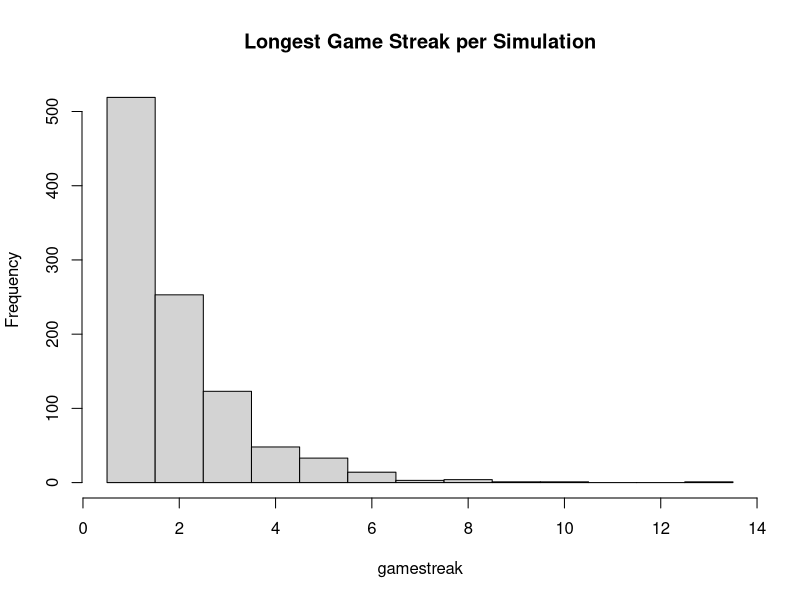
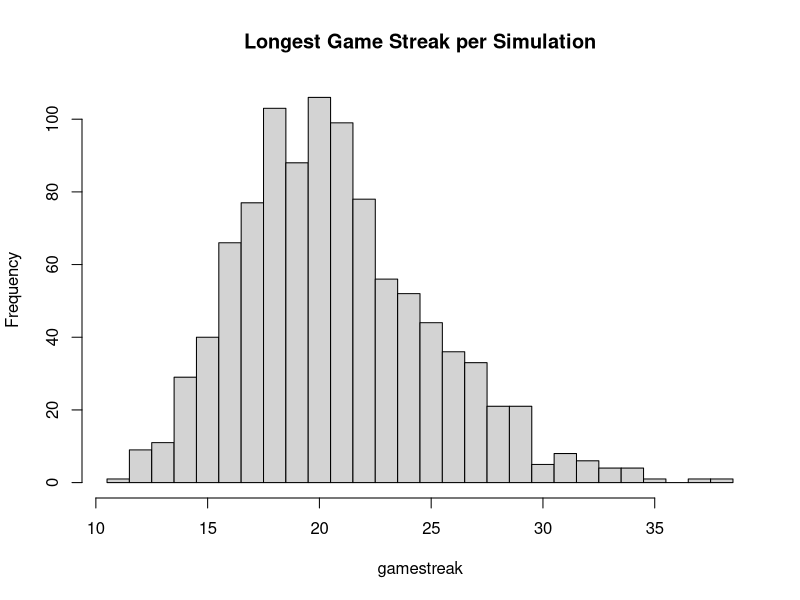
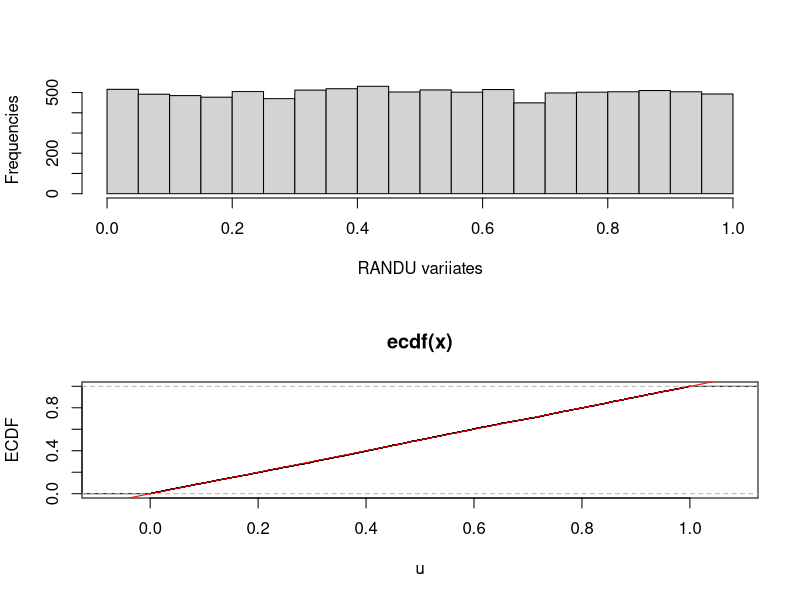
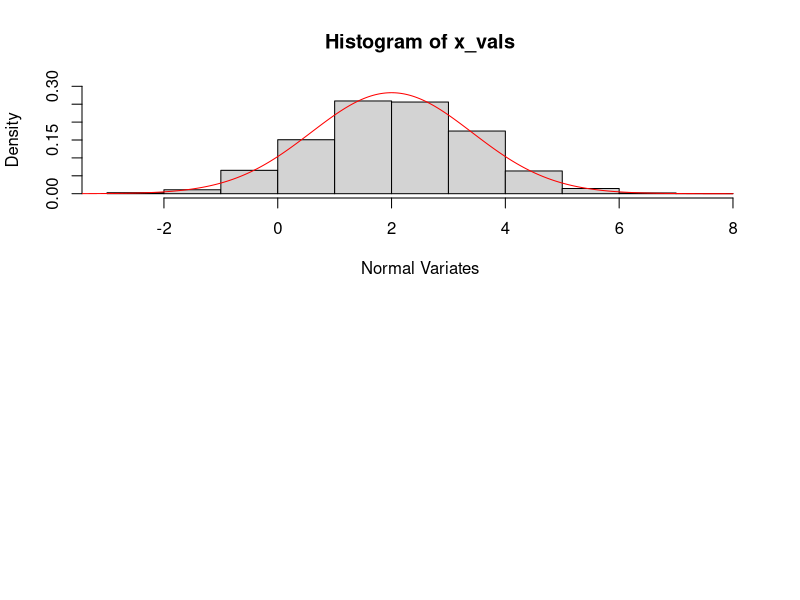

The R script that drew these images, in order:
# APPENDIX
# Jan Domingo
# May 16, 2019
# Final: Lab Take-home

# ------------------------------------------------------------------------------------------------------------- 

#1
#(a) What was the longest game streak until a loss?
p = 20/38 
n = 1000 #Amount of simulations
gamestreak = vector()
longestStreak = 0

for (i in 1:n) {
  streak = 0
  lose = 0
  while (lose == 0)
  {
    u = runif(1)  #runif(1) generates a random number between 0 and 1
    if (u < p)  #If the random number is less than the probability of winning
      lose = 1  #Stops the simulation if lose = 1
    streak = streak + 1
    if (streak > longestStreak)
      longestStreak = streak
  }
  streak  #Returns the amount of plays until lose
  longestStreak #Returns the longest streak in the simulation
  
  gamestreak = c(gamestreak, streak)
}

#(b) Plot the histogram of game streak lengths
hist(gamestreak, br=seq(min(gamestreak)-.5, max(gamestreak)+.5), main = "Longest Game Streak per Simulation")

#(c) Average of the game streaks
mean(gamestreak)

#(d) Variance of the game streaks
var(gamestreak)

#-------------------------------------------------------------------------------------------------------------

#2 
#(a) What was the longest game streak until 10 black or green spins?
p = 20/38
n = 1000
gamestreak = vector()
longestStreak = 0

for (i in 1:n) {
  streak = 0
  lose = 0
  while (lose <= 10) #This line is different from #1a. Only stops simulation when lose reaches 10
  {
    u = runif(1)  #Generates a random number between 0 and 1
    if (u < p)    #If the random number is less than the probability of winning
      lose = lose + 1 #Then increase the lose count
    streak = streak + 1
    if (streak > longestStreak)
      longestStreak = streak
  }
  streak #Returns the longest streak until 10 black or green spins
  longestStreak #Returns the longest streak in the simulation
  gamestreak = c(gamestreak, streak)
}

#(b) Plot a histogram of the game streak lengths
hist(gamestreak, br=seq(min(gamestreak)-.5, max(gamestreak)+.5), main = "Longest Game Streak per Simulation")

#(c) Average of the game streaks
mean(gamestreak)

#(d) Variance of the game streaks
var(gamestreak)

#-------------------------------------------------------------------------------------------------------------

#3
n = 10000 #number of variates
x = 1     #seed value

for (i in 1:n) {
  x = c(x, ((31425*x[i])+100)%%(2^29)) #Linear Congruential Method with custom a(31425), b(100), and m(2^29) values
}

x = x[2:(n+1)]  #Disregards seed value, keeps the other 10000 from for loop
x

u = x/(2^29)  #Transform uniform variates between 0 and 1

#(a) Plot a histogram of your variates
par(mfrow = c(2,1)) #2 rows, 1 column for the graph matrix
hist(u, main ="", xlab="RANDU variiates", ylab="Frequencies") #Histogram of the n RANDU variates


#(b) Draw the empirical CDF of oyur variates against the true CDF of a uniform distribution
plot.ecdf(u, verticals = TRUE, do.p = FALSE, xlab = "u", ylab = "ECDF")
abline(0,1, col="red")

#(c)
ks.test(u, "punif", 0, 1) #Komolgorov-smirnov test of RANDU variates against U(0,1)

#-------------------------------------------------------------------------------------------------------------

#4

x1_v = vector()
x2_v = vector()
n = 1000
x_vals = vector()
m = 2 #mean
v = 2 #variance
s = sqrt(v) #standard deviation

#The following i, ii, and iii are the steps for the Box-Muller Method
#i Generates two uniform variates
for (i in 1:n) {
  u1 = runif(1)
  u2 = runif(2)

#ii Convert Variates to z scores
z1 = sqrt(-2*log(u1))*cos(2*pi*u2)
z2 = sqrt(-2*log(u1))*sin(2*pi*u2) 

#iii Inverse normal transformation to x variates
x1 = s * z1 + m
x2 = s * z2 + m

x1_v = c(x1_v, x1)
x2_v = c(x2_v, x2)
}

x_vals = c(x1_v, x2_v)

#(a) The mean, variance, and median of the combined variates of x1_v and x2_v
mean(x_vals)
var(x_vals)
median(x_vals)

#(b) Histogram of these combined variates and an overly with the true density
x <- seq(-4, 8, by=0.001) #Generate a sequence of numbers from -4 to 8
y <- dnorm(x, m, s) #Normalize the values with mean=2 and pop sd=sqrt(2)
hist(x_vals, freq = FALSE, xlab="Normal Variates", ylim=c(0,0.30))	#Creates histogram with density values
lines(x,y,col = "red") #Overlay the true density curve over the graph

#(c) Calculating the empirical rule probabilities
i = 1
length(x_vals[(m-i*s) <= x_vals & x_vals <= (m+i*s)]) / length(x_vals)
i = 2
length(x_vals[(m-i*s) <= x_vals & x_vals <= (m+i*s)]) / length(x_vals)
i = 3
length(x_vals[(m-i*s) <= x_vals & x_vals <= (m+i*s)]) / length(x_vals)

